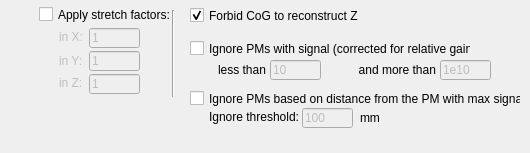
          <widget class="QWidget" name="pageCoG">
           <widget class="QCheckBox" name="cbCoGapplyStretch">
            <property name="geometry">
             <rect>
              <x>39</x>
              <y>6</y>
              <width>131</width>
              <height>17</height>
             </rect>
            </property>
            <property name="text">
             <string>Apply stretch factors:</string>
            </property>
           </widget>
           <widget class="QFrame" name="fCoGStretchXY">
            <property name="enabled">
             <bool>false</bool>
            </property>
            <property name="geometry">
             <rect>
              <x>39</x>
              <y>26</y>
              <width>121</width>
              <height>47</height>
             </rect>
            </property>
            <property name="frameShape">
             <enum>QFrame::NoFrame</enum>
            </property>
            <property name="frameShadow">
             <enum>QFrame::Raised</enum>
            </property>
            <widget class="QLabel" name="label_32">
             <property name="geometry">
              <rect>
               <x>20</x>
               <y>4</y>
               <width>46</width>
               <height>13</height>
              </rect>
             </property>
             <property name="text">
              <string>in X:</string>
             </property>
            </widget>
            <widget class="QLineEdit" name="ledCoGstretchX">
             <property name="geometry">
              <rect>
               <x>50</x>
               <y>2</y>
               <width>51</width>
               <height>20</height>
              </rect>
             </property>
             <property name="text">
              <string>1</string>
             </property>
            </widget>
            <widget class="QLineEdit" name="ledCoGstretchY">
             <property name="geometry">
              <rect>
               <x>50</x>
               <y>25</y>
               <width>51</width>
               <height>20</height>
              </rect>
             </property>
             <property name="text">
              <string>1</string>
             </property>
            </widget>
            <widget class="QLabel" name="label_33">
             <property name="geometry">
              <rect>
               <x>20</x>
               <y>28</y>
               <width>46</width>
               <height>13</height>
              </rect>
             </property>
             <property name="text">
              <string>in Y:</string>
             </property>
            </widget>
           </widget>
           <widget class="QFrame" name="fCoGStretchZ">
            <property name="enabled">
             <bool>false</bool>
            </property>
            <property name="geometry">
             <rect>
              <x>39</x>
              <y>72</y>
              <width>121</width>
              <height>25</height>
             </rect>
            </property>
            <property name="frameShape">
             <enum>QFrame::NoFrame</enum>
            </property>
            <property name="frameShadow">
             <enum>QFrame::Raised</enum>
            </property>
            <widget class="QLabel" name="label_34">
             <property name="geometry">
              <rect>
               <x>20</x>
               <y>4</y>
               <width>46</width>
               <height>13</height>
              </rect>
             </property>
             <property name="text">
              <string>in Z:</string>
             </property>
            </widget>
            <widget class="QLineEdit" name="ledCoGstretchZ">
             <property name="geometry">
              <rect>
               <x>50</x>
               <y>2</y>
               <width>51</width>
               <height>20</height>
              </rect>
             </property>
             <property name="text">
              <string>1</string>
             </property>
            </widget>
           </widget>
           <widget class="QCheckBox" name="cbForceCoGgiveZof">
            <property name="geometry">
             <rect>
              <x>190</x>
              <y>7</y>
              <width>181</width>
              <height>17</height>
             </rect>
            </property>
            <property name="text">
             <string>Forbid CoG to reconstruct Z</string>
            </property>
            <property name="checked">
             <bool>true</bool>
            </property>
           </widget>
           <widget class="Line" name="line_2">
            <property name="geometry">
             <rect>
              <x>163</x>
              <y>10</y>
              <width>20</width>
              <height>87</height>
             </rect>
            </property>
            <property name="orientation">
             <enum>Qt::Vertical</enum>
            </property>
           </widget>
           <widget class="QCheckBox" name="cbCogIgnoreLow">
            <property name="geometry">
             <rect>
              <x>190</x>
              <y>40</y>
              <width>281</width>
              <height>17</height>
             </rect>
            </property>
            <property name="text">
             <string>Ignore PMs with signal (corrected for relative gain)</string>
            </property>
           </widget>
           <widget class="QLineEdit" name="ledCoGignoreLevelLow">
            <property name="enabled">
             <bool>false</bool>
            </property>
            <property name="geometry">
             <rect>
              <x>270</x>
              <y>60</y>
              <width>51</width>
              <height>20</height>
             </rect>
            </property>
            <property name="text">
             <string>10</string>
            </property>
           </widget>
           <widget class="QCheckBox" name="cbCoGIgnoreFar">
            <property name="geometry">
             <rect>
              <x>190</x>
              <y>90</y>
              <width>331</width>
              <height>17</height>
             </rect>
            </property>
            <property name="toolTip">
             <string>Takes gains into account</string>
            </property>
            <property name="text">
             <string>Ignore PMs based on distance from the PM with max signal</string>
            </property>
           </widget>
           <widget class="QFrame" name="fCoGIgnoreFar">
            <property name="geometry">
             <rect>
              <x>200</x>
              <y>103</y>
              <width>230</width>
              <height>41</height>
             </rect>
            </property>
            <property name="frameShape">
             <enum>QFrame::NoFrame</enum>
            </property>
            <property name="frameShadow">
             <enum>QFrame::Raised</enum>
            </property>
            <widget class="QLabel" name="label_101">
             <property name="geometry">
              <rect>
               <x>5</x>
               <y>6</y>
               <width>94</width>
               <height>16</height>
              </rect>
             </property>
             <property name="text">
              <string>Ignore threshold:</string>
             </property>
             <property name="alignment">
              <set>Qt::AlignRight|Qt::AlignTrailing|Qt::AlignVCenter</set>
             </property>
            </widget>
            <widget class="QLabel" name="label_170">
             <property name="geometry">
              <rect>
               <x>160</x>
               <y>8</y>
               <width>47</width>
               <height>13</height>
              </rect>
             </property>
             <property name="text">
              <string>mm</string>
             </property>
            </widget>
            <widget class="QLineEdit" name="ledCoGignoreThreshold">
             <property name="enabled">
              <bool>false</bool>
             </property>
             <property name="geometry">
              <rect>
               <x>102</x>
               <y>5</y>
               <width>51</width>
               <height>20</height>
              </rect>
             </property>
             <property name="text">
              <string>100</string>
             </property>
            </widget>
           </widget>
           <widget class="QLabel" name="label_43">
            <property name="geometry">
             <rect>
              <x>208</x>
              <y>63</y>
              <width>58</width>
              <height>13</height>
             </rect>
            </property>
            <property name="text">
             <string>less than</string>
            </property>
            <property name="alignment">
             <set>Qt::AlignRight|Qt::AlignTrailing|Qt::AlignVCenter</set>
            </property>
           </widget>
           <widget class="QLineEdit" name="ledCoGignoreLevelHigh">
            <property name="enabled">
             <bool>false</bool>
            </property>
            <property name="geometry">
             <rect>
              <x>440</x>
              <y>60</y>
              <width>51</width>
              <height>20</height>
             </rect>
            </property>
            <property name="text">
             <string>1e10</string>
            </property>
           </widget>
           <widget class="QLabel" name="label_131">
            <property name="geometry">
             <rect>
              <x>350</x>
              <y>63</y>
              <width>86</width>
              <height>13</height>
             </rect>
            </property>
            <property name="text">
             <string>and more than</string>
            </property>
            <property name="alignment">
             <set>Qt::AlignRight|Qt::AlignTrailing|Qt::AlignVCenter</set>
            </property>
           </widget>
          </widget>
